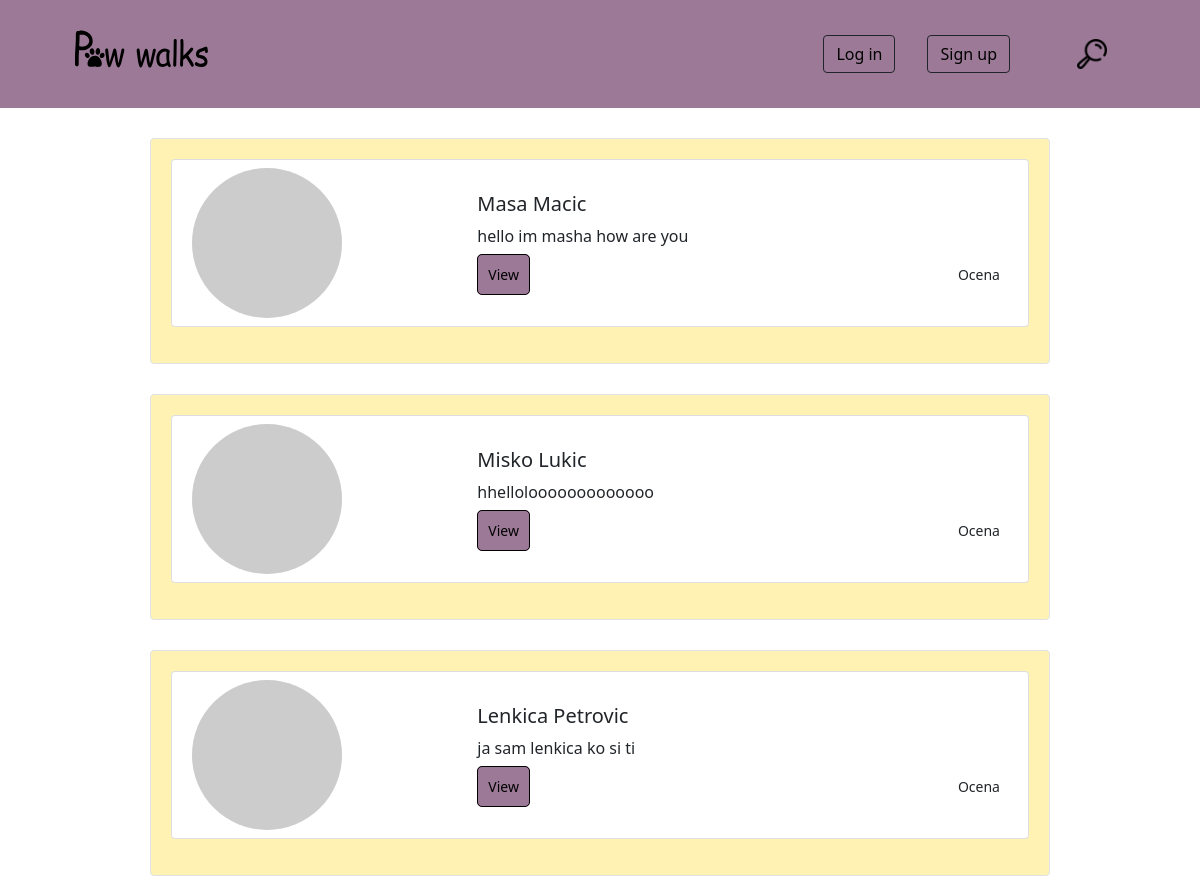
Page /pages/allWalkers.php on the earlier database version.
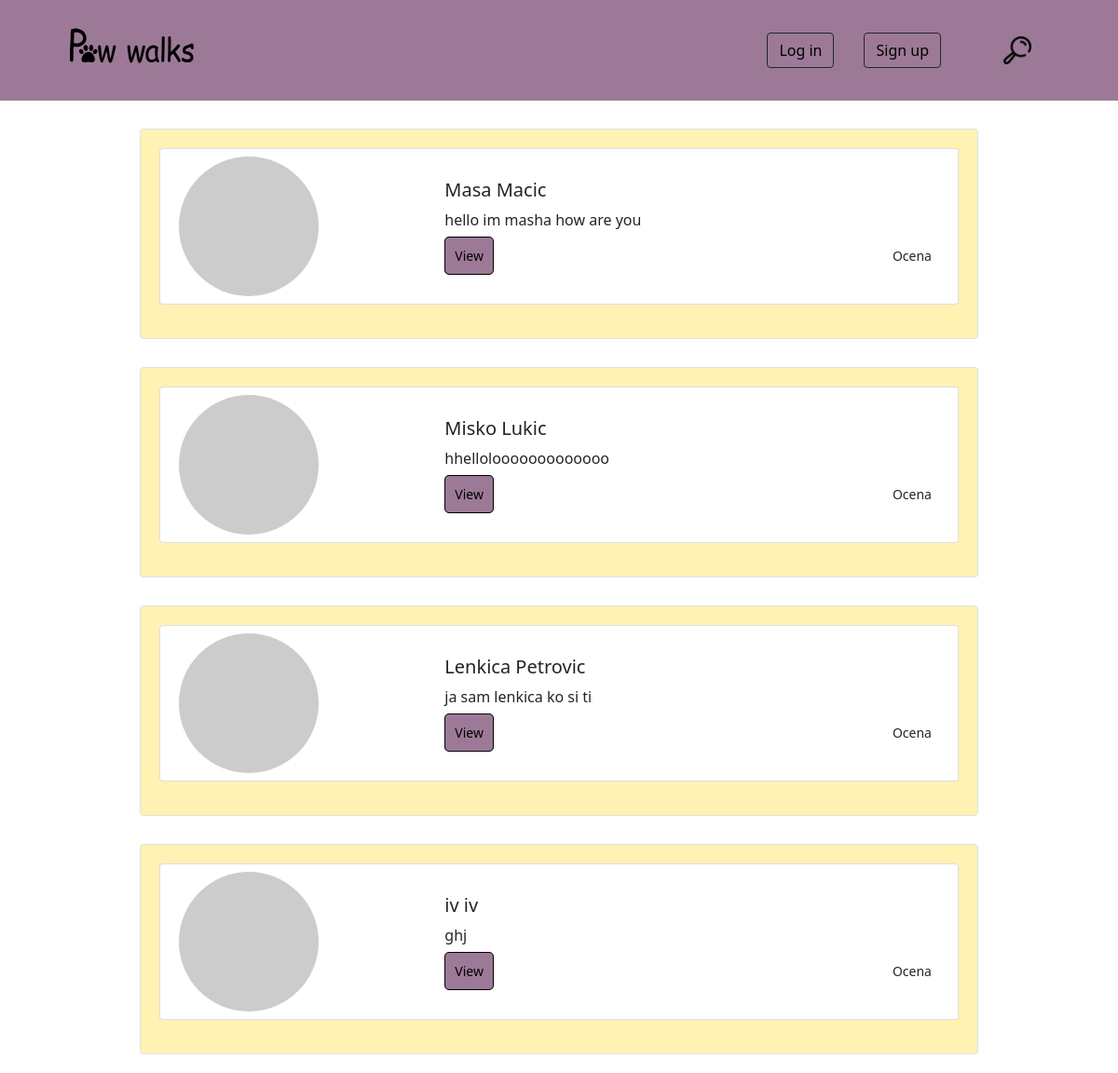
Same page on the later database version.
### tables this page shows
CREATE TABLE `walker_details` (
  `id` int(10) UNSIGNED NOT NULL,
  `biography` text NOT NULL,
  `is_active` tinyint(4) NOT NULL DEFAULT 0,
  `walker_id` int(10) UNSIGNED NOT NULL
);

CREATE TABLE `user` (
  `id` int(10) UNSIGNED NOT NULL,
  `role` enum('admin','customer','walker') NOT NULL,
  `first_name` varchar(20) NOT NULL,
  `last_name` varchar(20) NOT NULL,
  `email` varchar(255) NOT NULL,
  `password` varchar(255) NOT NULL,
  `forgot_password_code` varchar(10) DEFAULT NULL,
  `phone_number` varchar(30) NOT NULL,
  `address_id` int(10) UNSIGNED NOT NULL,
  `picture` varchar(255) DEFAULT NULL,
  `is_verified` tinyint(1) NOT NULL DEFAULT 0,
  `verification_code` char(6) DEFAULT NULL,
  `created_at` datetime NOT NULL,
  `updated_at` datetime NOT NULL,
  `registration_expires` datetime DEFAULT NULL
);

### pages/allWalkers.php (the view, shortened to what this page needs)
<!DOCTYPE html>
<html lang="en">
<head>
    <link href="https://cdn.jsdelivr.net/npm/bootstrap@5.1.3/dist/css/bootstrap.min.css" rel="stylesheet">
    <link rel="stylesheet" href="../css/login.css">
    <link rel="stylesheet" href="../css/signup.css">
    <link rel="stylesheet" href="../css/homeStyle.css">
    <link rel="stylesheet" href="../css/scrollbar.css">
</head>
<body>
<?php
include_once '../page_parts/header.php';
if(isset($_GET['name'])){
    $sqlWalkers = "SELECT u.id, u.first_name, u.last_name, u.picture, wd.biography FROM user u
                INNER JOIN walker_details wd ON wd.walker_id = u.id
                WHERE  u.role='walker' AND (u.first_name LIKE '%".$_GET['name']."%' OR u.last_name LIKE '%".$_GET['name']."%' );";
}else {
    $sqlWalkers = "SELECT u.id, u.first_name, u.last_name, u.picture, wd.biography FROM user u
                INNER JOIN walker_details wd ON wd.walker_id = u.id
                WHERE  u.role='walker'";
}
try{
    $conn = new PDO("mysql:host=" . HOST . ";dbname=" . DB, USER, PASS);
    $stmtWalker=$conn->prepare($sqlWalkers);
    $stmtWalker->execute();
    $walkers= $stmtWalker->fetchAll(PDO::FETCH_ASSOC);
}
catch (Exception $ex){
    echo($ex -> getMessage());
}
if(!empty($walkers)){
foreach ($walkers as $walker){
    ?>
    <div class="container ">
        <div class="row border rounded karta mx-auto" style="max-width: 900px;">
            <div class="card mb-3" style="max-width: 900px;">
                <div class="row g-0">
                    <div class="col-md-4 align-self-center p-2">
                        <img src="https://picsum.photos/150/150" class="img-fluid rounded-circle" alt="...">
                    </div>
                    <div class="col-md-8 my-3">
                        <div class="card-body">
                            <h5 class="card-title"><?php echo $walker['first_name']." ".$walker['last_name'];?></h5>
                            <p class="card-text"><?php echo $walker['biography'];?></p>
                            <span class="d-flex justify-content-between align-middle">
                                <small class="text-muted">
                                    <a id="viewWalker" href="./oneWalker.php?walker=<?php echo $walker['id'];?>">View</a>
                                </small>
                                <small>Ocena</small>
                            </span>
                        </div>
                    </div>
                </div>
            </div>
        </div>
    </div>
    <?php
}
}
else{
    ?>
    <h5 class="mt-5 text-center">No results.</h5>
<?php
}
?>
</body>
</html>

### page_parts/header.php (shortened to what this page needs)
<div class="header sticky-top">
    <div class="container d-flex">
        <div class="me-auto p-3"><a href="../pages/home.php"> <img src="../images/pawwalks.svg" alt="PawWalks-logo" class="logo"></a></div>
        <?php
        if(isset($_SESSION['id'])){
            if($_SESSION['role'] === "customer"){
                require_once '../customer_dashboard/customer_header.php';
                }
            elseif ($_SESSION['role'] === "walker"){
                require_once '../walker_dashboard/walker_header.php';
            }
        ?>
        <div class="p-3 align-self-center">
            <a href="../include/logout.inc.php">
                <button type="button" class="btn btn-outline-dark">
                    Log out
                </button>
            </a>
        </div>
            <?php
            }
        else{
            ?>
            <div class="p-3 align-self-center">
                <button type="button" class="btn btn-outline-dark header-btn" data-bs-toggle="modal" data-bs-target="#modal_login">
                    Log in
                </button>
            </div>
            <div class="p-3 align-self-center">
                <button type="button" class="btn btn-outline-dark header-btn" data-bs-toggle="modal" data-bs-target="#modal_signup">
                    Sign up
                </button>
            </div>
            <?php
        }
        ?>
        <div class="p-3">
            <nav class="navbar">
                <div class="container-fluid">
                    <button class="navbar-toggler" type="button" data-bs-toggle="collapse" data-bs-target="#navbarToggleExternalContent" aria-controls="navbarToggleExternalContent" aria-expanded="false" aria-label="Toggle navigation">
                        <img src="../images/loupe.png" alt="search" class="social">
                    </button>
                </div>
            </nav>
        </div>
    </div>
</div>

### css/login.css (style rules this page uses)
.logo { height:60px; }

### css/signup.css (style rules this page uses)
.logo { height:60px; }
.header { background-color: #9c7a97; }

### css/homeStyle.css (style rules this page uses)
.header { background-color: #9c7a97; }
.logo { margin-top: 5px; height:65px; text-align: center; }
.btn { color: black; text-decoration: none; }
.karta { background-color: rgba(255, 239, 159, 0.8); padding: 20px; margin: 30px 15px 20px 15px; }
.social { padding: 10px; width: 50px; height: 50px; }
#viewWalker { background-color: #9c7a97; border: 1px solid black; padding: 10px; text-decoration: none; color: black; border-radius: 5px; }

Differences in the rows shown:
added walker_details: walker.first_name "iv", walker.last_name "iv", biography "ghj"
